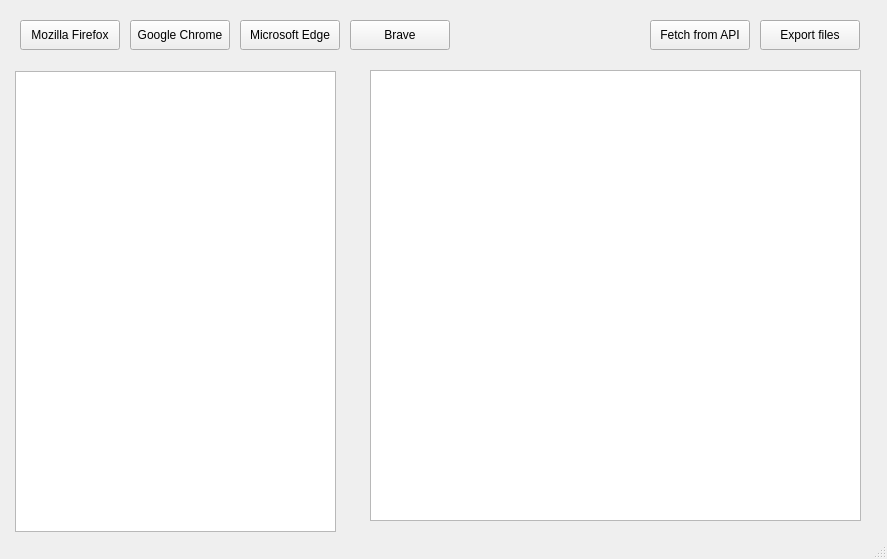
<?xml version="1.0" encoding="UTF-8"?>
<ui version="4.0">
 <class>MainWindow</class>
 <widget class="QMainWindow" name="MainWindow">
  <property name="geometry">
   <rect>
    <x>0</x>
    <y>0</y>
    <width>887</width>
    <height>559</height>
   </rect>
  </property>
  <property name="windowTitle">
   <string>MainWindow</string>
  </property>
  <widget class="QWidget" name="centralwidget">
   <widget class="QPushButton" name="pushButton_FF">
    <property name="geometry">
     <rect>
      <x>20</x>
      <y>20</y>
      <width>100</width>
      <height>30</height>
     </rect>
    </property>
    <property name="maximumSize">
     <size>
      <width>100</width>
      <height>30</height>
     </size>
    </property>
    <property name="text">
     <string>Mozilla Firefox</string>
    </property>
   </widget>
   <widget class="QPushButton" name="pushButton_GC">
    <property name="geometry">
     <rect>
      <x>130</x>
      <y>20</y>
      <width>100</width>
      <height>30</height>
     </rect>
    </property>
    <property name="maximumSize">
     <size>
      <width>100</width>
      <height>30</height>
     </size>
    </property>
    <property name="text">
     <string>Google Chrome</string>
    </property>
   </widget>
   <widget class="QPushButton" name="pushButton_ME">
    <property name="geometry">
     <rect>
      <x>240</x>
      <y>20</y>
      <width>100</width>
      <height>30</height>
     </rect>
    </property>
    <property name="maximumSize">
     <size>
      <width>100</width>
      <height>30</height>
     </size>
    </property>
    <property name="text">
     <string>Microsoft Edge</string>
    </property>
   </widget>
   <widget class="QPushButton" name="pushButton_B">
    <property name="geometry">
     <rect>
      <x>350</x>
      <y>20</y>
      <width>100</width>
      <height>30</height>
     </rect>
    </property>
    <property name="maximumSize">
     <size>
      <width>100</width>
      <height>30</height>
     </size>
    </property>
    <property name="text">
     <string>Brave</string>
    </property>
   </widget>
   <widget class="QPushButton" name="pushButton_B_2">
    <property name="geometry">
     <rect>
      <x>650</x>
      <y>20</y>
      <width>100</width>
      <height>30</height>
     </rect>
    </property>
    <property name="maximumSize">
     <size>
      <width>100</width>
      <height>30</height>
     </size>
    </property>
    <property name="text">
     <string>Fetch from API</string>
    </property>
   </widget>
   <widget class="QListWidget" name="listWidget">
    <property name="geometry">
     <rect>
      <x>15</x>
      <y>71</y>
      <width>321</width>
      <height>461</height>
     </rect>
    </property>
   </widget>
   <widget class="QTableWidget" name="tableWidget">
    <property name="geometry">
     <rect>
      <x>370</x>
      <y>70</y>
      <width>491</width>
      <height>451</height>
     </rect>
    </property>
   </widget>
   <widget class="QPushButton" name="pushButton_B_3">
    <property name="geometry">
     <rect>
      <x>760</x>
      <y>20</y>
      <width>100</width>
      <height>30</height>
     </rect>
    </property>
    <property name="maximumSize">
     <size>
      <width>100</width>
      <height>30</height>
     </size>
    </property>
    <property name="text">
     <string>Export files</string>
    </property>
   </widget>
  </widget>
  <widget class="QStatusBar" name="statusbar"/>
 </widget>
 <resources/>
 <connections/>
</ui>
